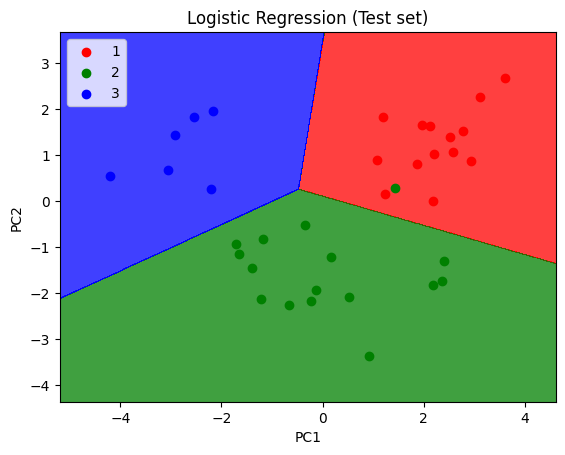

Recreate this plot in Python.
# Converted from: PCA.ipynb

#!/usr/bin/env python
# coding: utf-8

# # Principal Component Analysis (PCA)

# ## Importing the libraries

# In[1]:


import numpy as np
import matplotlib.pyplot as plt
import pandas as pd

# ## Importing the dataset

# In[2]:


dataset = pd.read_csv('Wine.csv')
X = dataset.iloc[:, :-1].values
y = dataset.iloc[:, -1].values

# ## Splitting the dataset into the Training set and Test set

# In[3]:


from sklearn.model_selection import train_test_split
X_train, X_test, y_train, y_test = train_test_split(X, y, test_size = 0.2, random_state = 0)

# ## Feature Scaling

# In[4]:


from sklearn.preprocessing import StandardScaler
sc = StandardScaler()
X_train = sc.fit_transform(X_train)
X_test = sc.transform(X_test)

# ## Applying PCA

# In[5]:


from sklearn.decomposition import PCA
pca = PCA(n_components = 2)
X_train = pca.fit_transform(X_train)
X_test = pca.transform(X_test)

# ## Training the Logistic Regression model on the Training set

# In[6]:


from sklearn.linear_model import LogisticRegression
classifier = LogisticRegression(random_state = 0)
classifier.fit(X_train, y_train)

# ## Making the Confusion Matrix

# In[7]:


from sklearn.metrics import confusion_matrix, accuracy_score
y_pred = classifier.predict(X_test)
cm = confusion_matrix(y_test, y_pred)
print(cm)
accuracy_score(y_test, y_pred)

# ## Visualising the Training set results

# In[8]:


from matplotlib.colors import ListedColormap
X_set, y_set = X_train, y_train
X1, X2 = np.meshgrid(np.arange(start = X_set[:, 0].min() - 1, stop = X_set[:, 0].max() + 1, step = 0.01),
                     np.arange(start = X_set[:, 1].min() - 1, stop = X_set[:, 1].max() + 1, step = 0.01))
plt.contourf(X1, X2, classifier.predict(np.array([X1.ravel(), X2.ravel()]).T).reshape(X1.shape),
             alpha = 0.75, cmap = ListedColormap(('red', 'green', 'blue')))
plt.xlim(X1.min(), X1.max())
plt.ylim(X2.min(), X2.max())
for i, j in enumerate(np.unique(y_set)):
    plt.scatter(X_set[y_set == j, 0], X_set[y_set == j, 1],
                c = ListedColormap(('red', 'green', 'blue'))(i), label = j)
plt.title('Logistic Regression (Training set)')
plt.xlabel('PC1')
plt.ylabel('PC2')
plt.legend()
plt.show()

# ## Visualising the Test set results

# In[9]:


from matplotlib.colors import ListedColormap
X_set, y_set = X_test, y_test
X1, X2 = np.meshgrid(np.arange(start = X_set[:, 0].min() - 1, stop = X_set[:, 0].max() + 1, step = 0.01),
                     np.arange(start = X_set[:, 1].min() - 1, stop = X_set[:, 1].max() + 1, step = 0.01))
plt.contourf(X1, X2, classifier.predict(np.array([X1.ravel(), X2.ravel()]).T).reshape(X1.shape),
             alpha = 0.75, cmap = ListedColormap(('red', 'green', 'blue')))
plt.xlim(X1.min(), X1.max())
plt.ylim(X2.min(), X2.max())
for i, j in enumerate(np.unique(y_set)):
    plt.scatter(X_set[y_set == j, 0], X_set[y_set == j, 1],
                c = ListedColormap(('red', 'green', 'blue'))(i), label = j)
plt.title('Logistic Regression (Test set)')
plt.xlabel('PC1')
plt.ylabel('PC2')
plt.legend()
plt.show()
